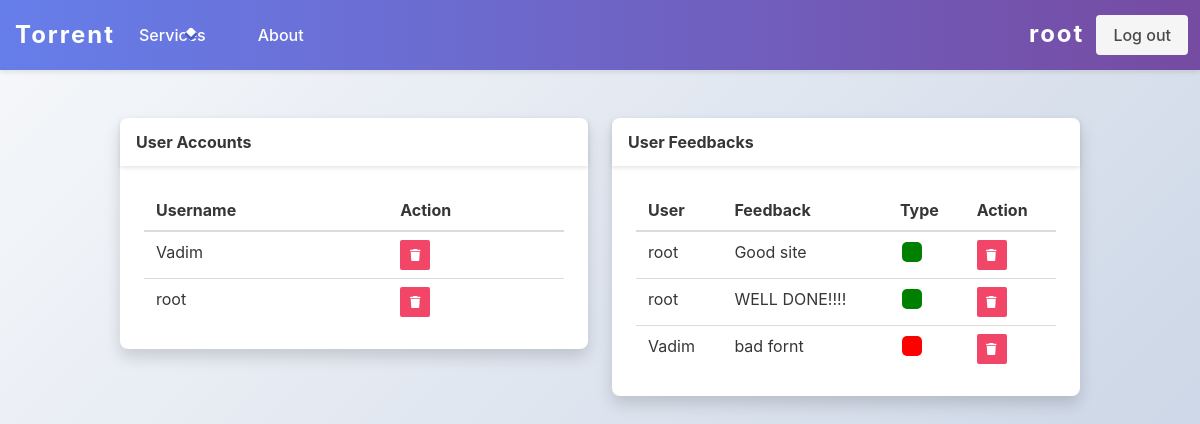
Page /admin/ (signed in) on the earlier database version.
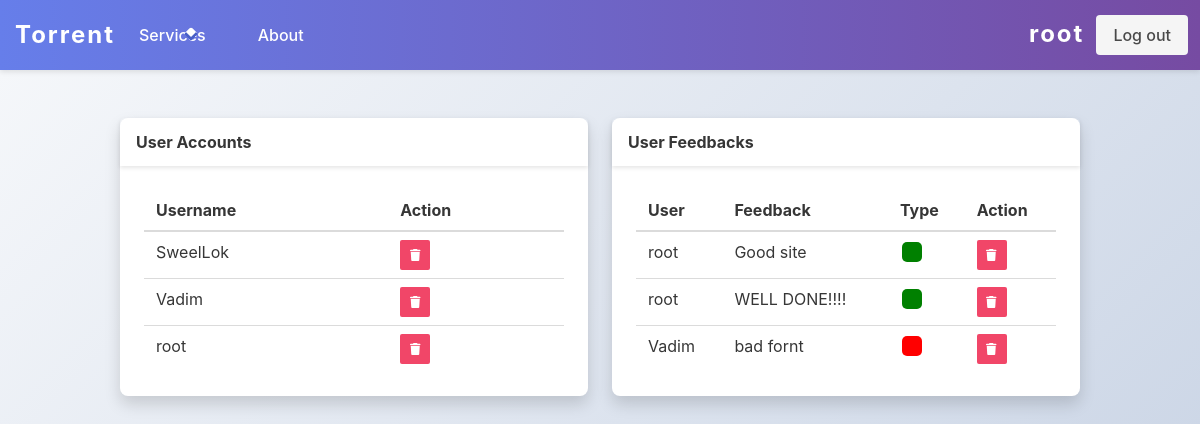
Same page on the later database version.
### tables this page shows
CREATE TABLE users (
      user_id INTEGER PRIMARY KEY AUTOINCREMENT UNIQUE,
      username TEXT NOT NULL UNIQUE,
      password TEXT NOT NULL
);

CREATE TABLE feedback (
    feedback_id INTEGER PRIMARY KEY AUTOINCREMENT,
    user_id INTEGER NOT NULL,
    text TEXT NOT NULL,
    rating INTEGER NOT NULL,
    FOREIGN KEY (user_id) REFERENCES users (user_id) ON DELETE CASCADE
);

### app/routes/admin.py (the view)
@app.get("/admin/")
@login_required
def get_admin():
    conn = get_db_connection()
    curs = conn.cursor()
    curs.execute("SELECT user_id, username FROM users")
    all_users = {row[0]: row[1] for row in curs.fetchall()}
    curs.execute("SELECT feedback_id, user_id, text, rating FROM feedback")
    feedbacks = [{"id": row[0],
                  "user_id": row[1],
                  "username": all_users.get(row[1], "Unknown"),
                  "text": row[2],
                  "rating": row[3]} for row in curs.fetchall()]
    conn.close()
    if current_user.username == "root" and check_password_hash(current_user.password, "@dm1n"):
        return render_template("admin.html", users=all_users, feedbacks=feedbacks)
    else:
        return redirect(url_for("get_games"))

### app/routes/auth.py (called while the page is built)
@login_manager.user_loader
def load_user(user_id):
    conn = get_db_connection()
    curs = conn.cursor()
    curs.execute("SELECT * FROM users WHERE user_id = ?", (user_id,))
    user = curs.fetchone()
    conn.close()
    if user:
        return User(user_id=user[0], username=user[1], password=user[2])
    return None

### connection.py (called while the page is built)
def get_db_connection():
    connection = sqlite3.connect("database.db", timeout=5)
    connection.row_factory = sqlite3.Row
    return connection

### app/templates/admin.html (shortened to what this page needs)
{% extends "base.html" %}
{% block head %}
    <link rel="stylesheet" href="https://cdn.jsdelivr.net/npm/bulma@0.9.4/css/bulma.min.css">
    <link rel="stylesheet" href="../static/css/admin.css">
{% endblock %}
{% block content %}
    <section class="section">
        <div class="container">
            <div class="columns">
                <div class="column is-half">
                    <div class="card admin-card fade-in">
                        <header class="card-header">
                            <p class="card-header-title">User Accounts</p>
                        </header>
                        <div class="card-content">
                            <div class="content">
                                <table class="table is-fullwidth">
                                    <thead>
                                        <tr>
                                            <th>Username</th>
                                            <th>Action</th>
                                        </tr>
                                    </thead>
                                    <tbody>
                                        {% for user_id, username in users.items() %}
                                        <tr>
                                            <td>{{ username }}</td>
                                            <td>
                                                <form method="POST" action="{{ url_for('delete_account', user_id=user_id) }}">
                                                    <button class="button is-small is-danger" type="submit">
                                                        <span class="icon is-small">
                                                            <i class="fas fa-trash"></i>
                                                        </span>
                                                    </button>
                                                </form>
                                            </td>
                                        </tr>
                                        {% endfor %}
                                    </tbody>
                                </table>
                            </div>
                        </div>
                    </div>
                </div>
                <div class="column is-half">
                    <div class="card admin-card fade-in">
                        <header class="card-header">
                            <p class="card-header-title">User Feedbacks</p>
                        </header>
                        <div class="card-content">
                            <div class="content">
                                <table class="table is-fullwidth">
                                    <thead>
                                        <tr>
                                            <th>User</th>
                                            <th>Feedback</th>
                                            <th>Type</th>
                                            <th>Action</th>
                                        </tr>
                                    </thead>
                                    <tbody>
                                        {% for feedback in feedbacks %}
                                        <tr>
                                            <td>{{ feedback.username }}</td>
                                            <td>{{ feedback.text }}</td>
                                            <td>
                                                <span>
                                                    {% if feedback.rating == 2 %}
                                                        <span class="rating-square positive"></span>
                                                    {% elif feedback.rating == 1 %}
                                                        <span class="rating-square negative"></span>
                                                    {% endif %}
                                                </span>
                                            </td>
                                            <td>
                                                <form method="POST" action="{{ url_for('post_delete_feedback', feedback_id=feedback.id) }}">
                                                    <button class="button is-small is-danger" type="submit">
                                                        <span class="icon is-small">
                                                            <i class="fas fa-trash"></i>
                                                        </span>
                                                    </button>
                                                </form>
                                            </td>
                                        </tr>
                                        {% endfor %}
                                    </tbody>
                                </table>
                            </div>
                        </div>
                    </div>
                </div>
            </div>
        </div>
    </section>
{% endblock %}

### app/templates/base.html (shortened to what this page needs)
<!DOCTYPE html>
<html lang="en">
<head>
  <link rel="stylesheet" href="https://cdn.jsdelivr.net/npm/bulma@0.9.4/css/bulma.min.css">
  <link rel="stylesheet" href="../static/css/style.css">
  {% block head %}{% endblock %}
</head>
<body>
{% block navbar %}
  <nav class="navbar is-transparent" role="navigation" aria-label="main navigation">
    <div class="container">
      <div class="navbar-brand">
        <a class="navbar-item logo" href="{{ url_for('get_games') }}">
          <span class="logo-text">Torrent</span>
        </a>
      </div>
          <div class="navbar-item has-dropdown is-hoverable">
            <a class="navbar-link nav-link">
              Services
            </a>
          </div>
          <a class="navbar-item nav-link" href="{{ url_for('get_about') }}">
            About
          </a>
        </div>
        <div class="navbar-end">
          <div class="navbar-item">
              <div class="buttons">
                  {% if session.get('username') %}
                      <span class="navbar-item">
                          <strong class="user-text">{{ session['username'] }}</strong>
                      </span>
                      <a class="button is-light animated-button" href="{{ url_for('get_logout') }}">
                          Log out
                      </a>
                  {% endif %}
              </div>
            </div>
        </div>
  </nav>
{% endblock %}
<section class="hero is-fullheight-with-navbar">
  {% block content %}
  {% endblock content %}
</section>
</body>
</html>

### app/static/css/style.css (style rules this page uses)
.navbar { box-shadow: 0 2px 5px rgba(0, 0, 0, 0.1); transition: all 0.3s ease; background: linear-gradient(90deg, #667eea 0%, #764ba2 100%); }
.navbar-item, .navbar-link { color: white !important; font-weight: 500; transition: all 0.3s ease; }
.logo { position: relative; overflow: hidden; }
.logo-text { font-size: 1.5rem; font-weight: 700; letter-spacing: 2px; color: white; }
.user-text { font-size: 1.5rem; font-weight: 700; letter-spacing: 2px; color: white; margin-bottom: 10px; }
.logo::after { content: ''; position: absolute; bottom: 0; left: 0; width: 0; height: 2px; background-color: white; transition: width 0.3s ease; }
.nav-link { position: relative; }
.nav-link::after { content: ''; position: absolute; bottom: 10px; left: 50%; width: 0; height: 2px; background-color: white; transition: all 0.3s ease; transform: translateX(-50%); }
.animated-button { transition: all 0.3s ease; overflow: hidden; position: relative; z-index: 1; }
.animated-button::before { content: ''; position: absolute; top: 0; left: -100%; width: 100%; height: 100%; background: rgba(255, 255, 255, 0.2); transition: all 0.3s ease; z-index: -1; }
.hero { background: linear-gradient(135deg, #f5f7fa 0%, #c3cfe2 100%); }

### app/static/css/admin.css (style rules this page uses)
.admin-card { border-radius: 0.5rem; box-shadow: 0 0.5rem 1rem rgba(0, 0, 0, 0.15); }
.fade-in { opacity: 0; transform: translateY(20px); transition: opacity 0.5s ease, transform 0.5s ease; }
.fade-in.is-visible { opacity: 1; transform: translateY(0); }
.rating-square { display: inline-block; width: 20px; height: 20px; text-align: center; line-height: 20px; font-size: 18px; border-radius: 5px; margin: 2px; }
.rating-square.positive { background-color: green; color: white; }
.rating-square.negative { background-color: red; color: white; }

Differences in the rows shown:
added users: username "SweelLok"
